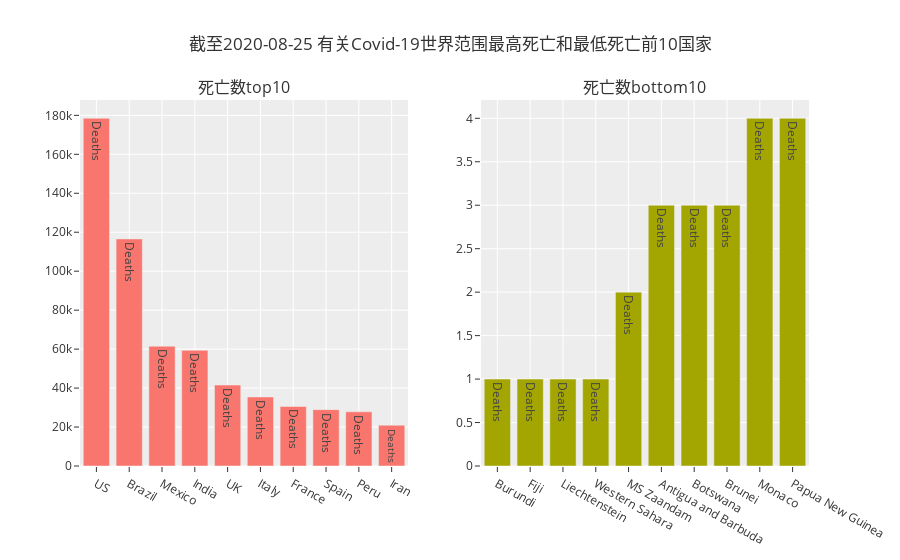

The notebook cell saved with this chart:
### Code cell
fig = make_subplots(
    rows=1, cols=2,
    specs=[[{"type": "bar"}, {"type": "bar"}]],
    subplot_titles=("死亡数top10","死亡数bottom10")
)

fig.add_trace(go.Bar(name='Deaths',text='Deaths', x=top10_countries_death['Country_Region'], y=top10_countries_death['Deaths']),
              row=1, col=1)


fig.add_trace(go.Bar(name='Deaths',text='Deaths', x=bottom10_countries_death['Country_Region'], y=bottom10_countries_death['Deaths']),
              row=1, col=2)

fig.update_layout(title_text="截至2020-08-25 有关Covid-19世界范围最高死亡和最低死亡前10国家", showlegend=False,template="ggplot2")

#fig.show()
plotly.offline.iplot(fig)

### Figure 1 — Plotly figure (JSON) as saved in the notebook; plotly's stock layout.template omitted (floating-point values rounded to 4 significant figures)
{"data": [{"name": "Deaths", "text": "Deaths", "type": "bar", "x": ["US", "Brazil", "Mexico", "India", "UK", "Italy", "France", "Spain", "Peru", "Iran"], "xaxis": "x", "y": [178486, 116580, 61450, 59357, 41535, 35445, 30549, 28924, 27813, 20901], "yaxis": "y"}, {"name": "Deaths", "text": "Deaths", "type": "bar", "x": ["Burundi", "Fiji", "Liechtenstein", "Western Sahara", "MS Zaandam", "Antigua and Barbuda", "Botswana", "Brunei", "Monaco", "Papua New Guinea"], "xaxis": "x2", "y": [1, 1, 1, 1, 2, 3, 3, 3, 4, 4], "yaxis": "y2"}], "layout": {"annotations": [{"font": {"size": 16}, "showarrow": false, "text": "死亡数top10", "x": 0.225, "xanchor": "center", "xref": "paper", "y": 1, "yanchor": "bottom", "yref": "paper"}, {"font": {"size": 16}, "showarrow": false, "text": "死亡数bottom10", "x": 0.775, "xanchor": "center", "xref": "paper", "y": 1, "yanchor": "bottom", "yref": "paper"}], "showlegend": false, "title": {"text": "截至2020-08-25 有关Covid-19世界范围最高死亡和最低死亡前10国家"}, "xaxis": {"anchor": "y", "domain": [0, 0.45]}, "xaxis2": {"anchor": "y2", "domain": [0.55, 1]}, "yaxis": {"anchor": "x", "domain": [0, 1]}, "yaxis2": {"anchor": "x2", "domain": [0, 1]}}}
